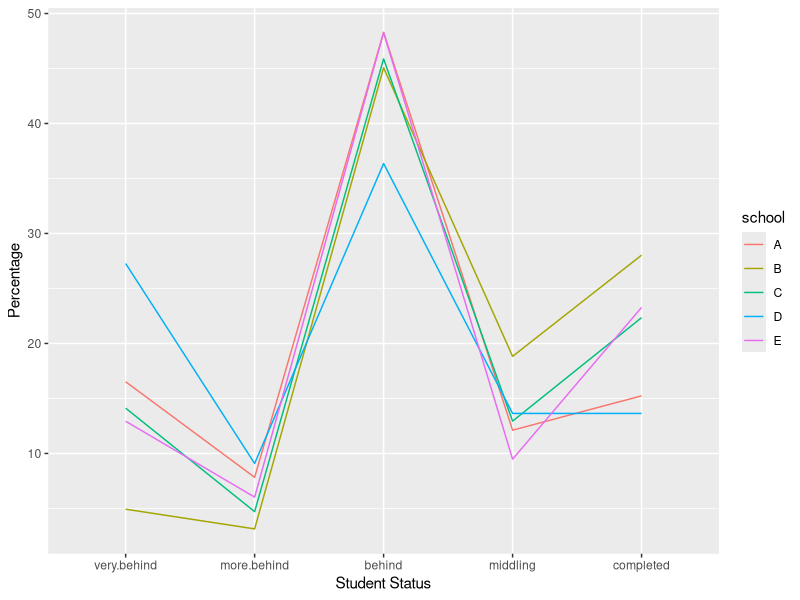
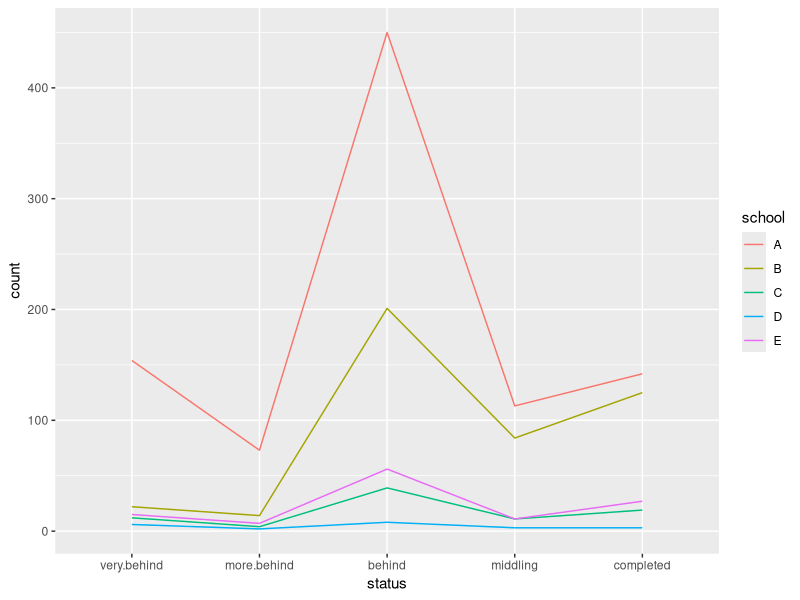
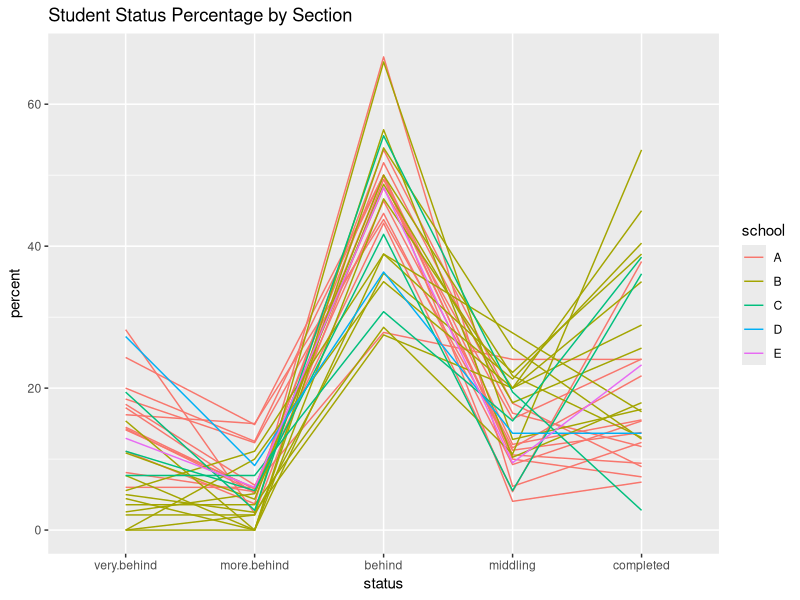
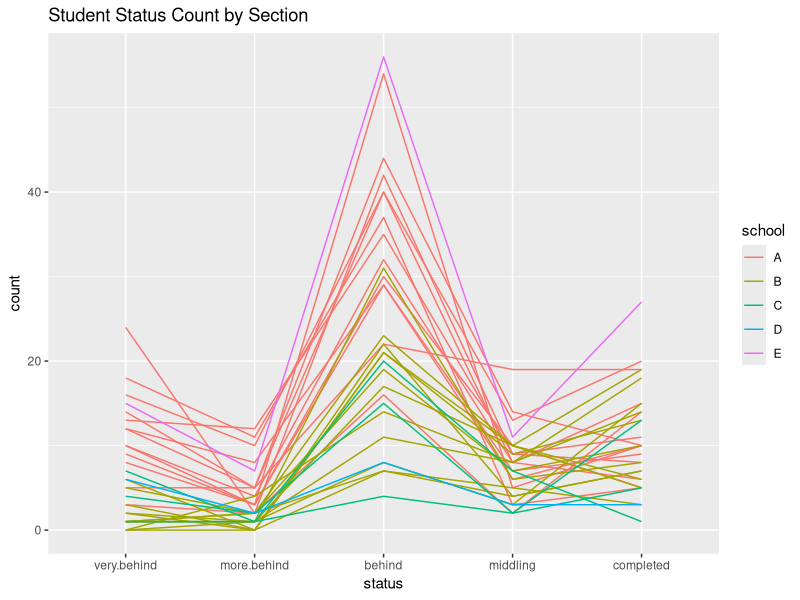
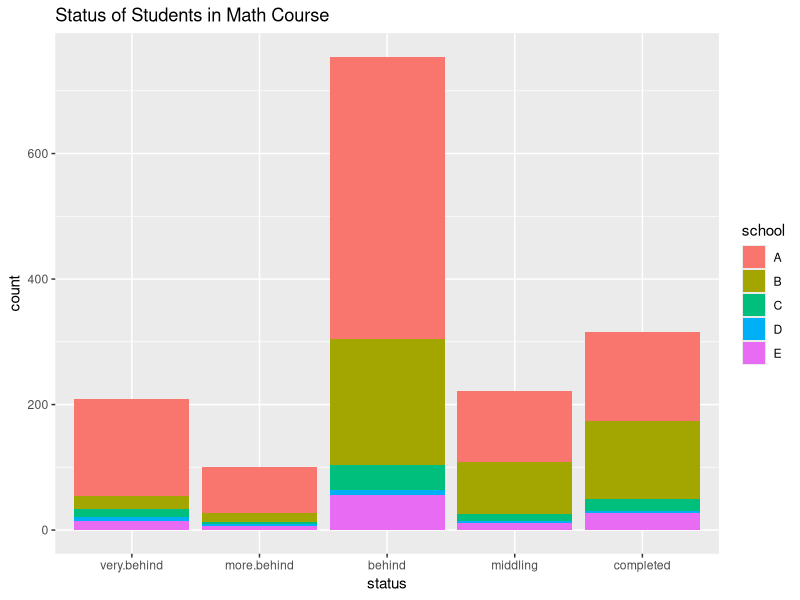
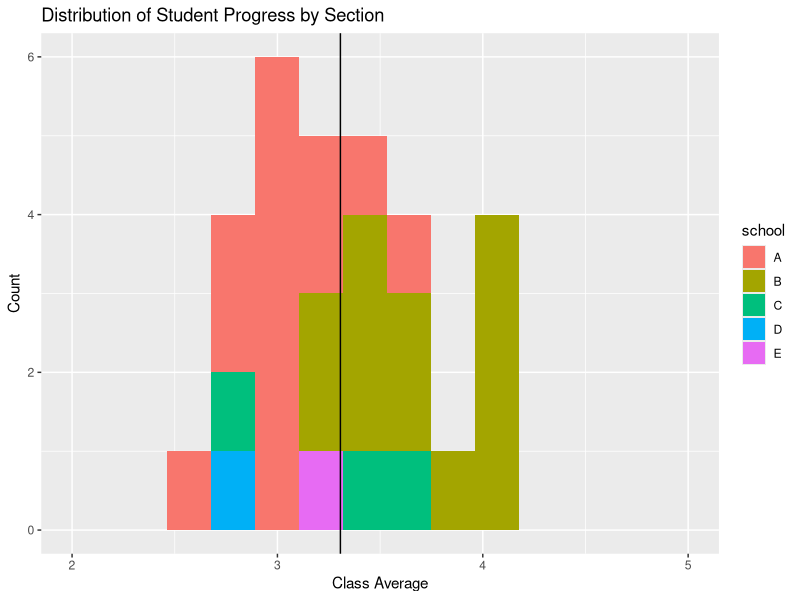
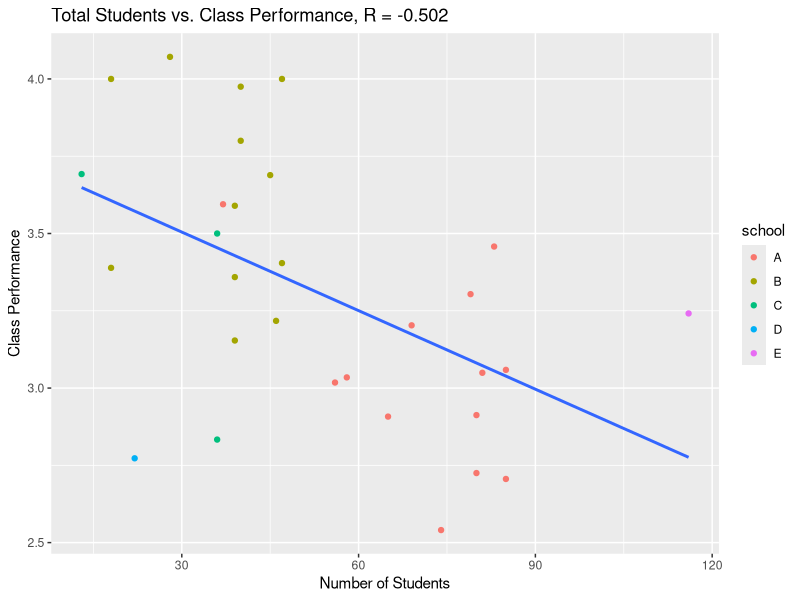

Write the R code that produced these figures, in order.
## ---- chunk 1
knitr::opts_chunk$set(echo = TRUE)
library(ggplot2)
library(tidyr)
library(dplyr)
## ---- chunk 2
#read the data
data <- read.csv("data-storyteller.csv")
#rename the columns
column.names <- c("school", "section", "ahead", "middling", "behind", "more.behind", "very.behind", "completed")
names(data) <- column.names
#Re-arranging data
data <- data[,c("school", "section", "very.behind", "more.behind", "behind", "middling", "completed", "ahead")]
#Inspect the data
summary(data)
#dropping the ahead column because there are no instances
data <- data %>% select(-ahead)
#Checking for missing data
cat("\nThere are ", sum(!complete.cases(data)), " sections missing data", sep = "")
## ---- chunk 3
#function to calculate the row percentage
rowPercentage <- function(df, school = F, schoolCol = NULL, section = F, sectionCol = NULL ){
  df_temp <- df %>% 
    select(c("very.behind", "more.behind", "behind", "middling", "completed"))
  totals <- rowSums(df_temp)
  df_temp <- round(df_temp / totals * 100, 2)
  if (school){
    df_temp <- bind_cols(df[schoolCol], df_temp)
  }
  if (section){
    df_temp <- bind_cols(df[sectionCol], df_temp)
  }  
  return(df_temp)
}

#compare the totals for the levels
dataGrouped <- data %>% group_by(school) %>%
  select(-section) %>% summarise_all(sum) %>%
  rowPercentage(school = T, schoolCol = "school")
  
knitr::kable(dataGrouped)
## ---- chunk 4
data_summed <- data %>% group_by(school) %>% select(-section) %>% summarise_all(sum) %>%
  gather("status", "count", -school) %>% mutate(status =  factor(status, levels = 
  c("very.behind", "more.behind", "behind", "middling", "completed"), ordered = T))

knitr::kable(round(xtabs(count ~ ., data = data_summed) / sum(data_summed$count) * 100, 2))

## ---- chunk 5
#Attempt to plot each of the schools
new_data <- dataGrouped %>% gather("status", "percent", -school) %>%
  mutate(status =  factor(status, levels = 
  c("very.behind", "more.behind", "behind", "middling", "completed"), ordered = T))

#plotting the percentages for each school
p <- ggplot(new_data, aes(x = status, y = percent, group = school)) + geom_line(aes(col = school))
p <- p + xlab("Student Status") + ylab("Percentage")
p
## ---- chunk 6
data %>% select(-section) %>% group_by(school) %>%
  summarise_all(sum) %>% gather("status", "count", -school) %>%
  mutate(status =  factor(status, levels = c("very.behind", "more.behind", 
  "behind", "middling", "completed"), ordered = T)) %>% 
  ggplot(aes(x = status, y = count, group = school, col = school)) +
  geom_line()
## ---- chunk 7
#Getting percentage of each section and keeping the school and section name
data %>% rowPercentage(school = T, schoolCol = "school", section = T, sectionCol = "section") %>%
  gather("status", "percent", c(-school, -section)) %>% mutate(status = factor(status, levels = 
  c("very.behind", "more.behind", "behind", "middling", "completed"), ordered = T), 
  school_section = paste(school, "-", section, sep = "")) %>% 
  ggplot(aes(x = status, y = percent)) + geom_line(aes(group = school_section, color = school)) +
  ggtitle("Student Status Percentage by Section")

## ---- chunk 8
data %>% 
  gather("status", "count", c(-school, -section)) %>% mutate(status = factor(status, levels = 
  c("very.behind", "more.behind", "behind", "middling", "completed"), ordered = T), 
  school_section = paste(school, "-", section, sep = "")) %>% ggplot(aes(x = status, 
  y = count, group = school_section, color = school)) + geom_line() +
  ggtitle("Student Status Count by Section")

## ---- chunk 9
#tidying by school and status
school_df <- data %>% select(-section) %>% gather("status", "count", -school) %>%
  mutate(status = factor(status, levels = c("very.behind", 'more.behind', 
                                    'behind', 'middling', 'completed'), ordered = T))

#Creating a plot that has the count in each level by school
p.count <- ggplot(school_df, aes(x = status, y = count)) + geom_col(aes(fill = school))
p.count <- p.count + ggtitle("Status of Students in Math Course")
p.count
## ---- chunk 10
#Getting class average for student profress
adj_data <- data %>% mutate(totalStudents = rowSums(.[3:7])) %>%
  mutate(more.behind = more.behind * 2, behind = behind * 3,
  middling = middling * 4, completed = completed * 5) %>%
  mutate(avg = rowSums(.[3:7] / totalStudents)) %>%
  select(c(school, section, avg, totalStudents))

#plotting a histogram of the data
p1 <- ggplot(adj_data, aes(avg, fill = school)) + geom_histogram(bins = 15) + xlim(2, 5)
p1 <- p1 + geom_vline(xintercept = mean(adj_data$avg)) + ylab("Count") + xlab("Class Average")
p1 <- p1 + ggtitle("Distribution of Student Progress by Section")
p1
## ---- chunk 11
head(adj_data[order(adj_data$avg), ], 5)
## ---- chunk 12
plot.title <- paste("Total Students vs. Class Performance, R = ", round(cor(adj_data$total, adj_data$avg), 3), sep = "")
p2 <- ggplot(adj_data, aes(x = totalStudents, y = avg)) + geom_point(aes(color = school))
p2 <- p2 +  ggtitle("Number of Students vs. Performance") + xlab("Number of Students")
p2 <- p2 + ylab("Class Performance") + geom_smooth(method = 'lm', se = F)
p2 <- p2 + ggtitle(plot.title)
p2
